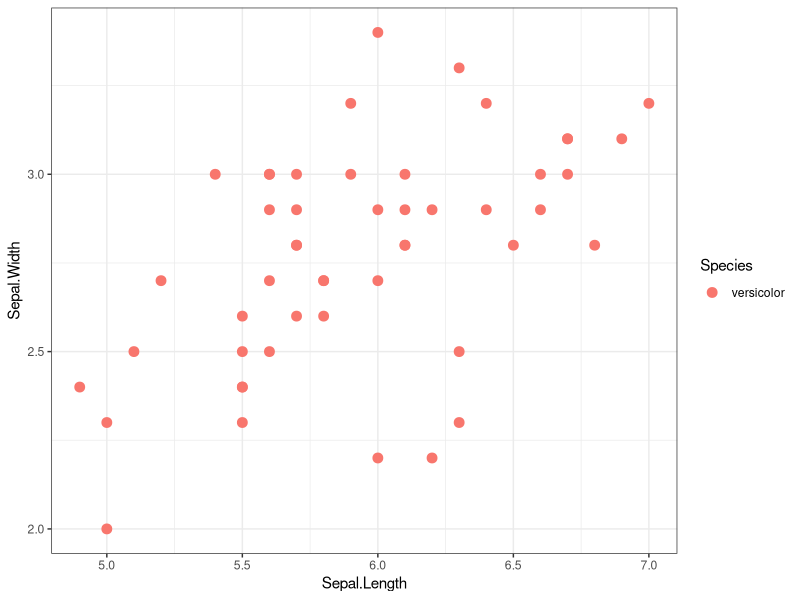
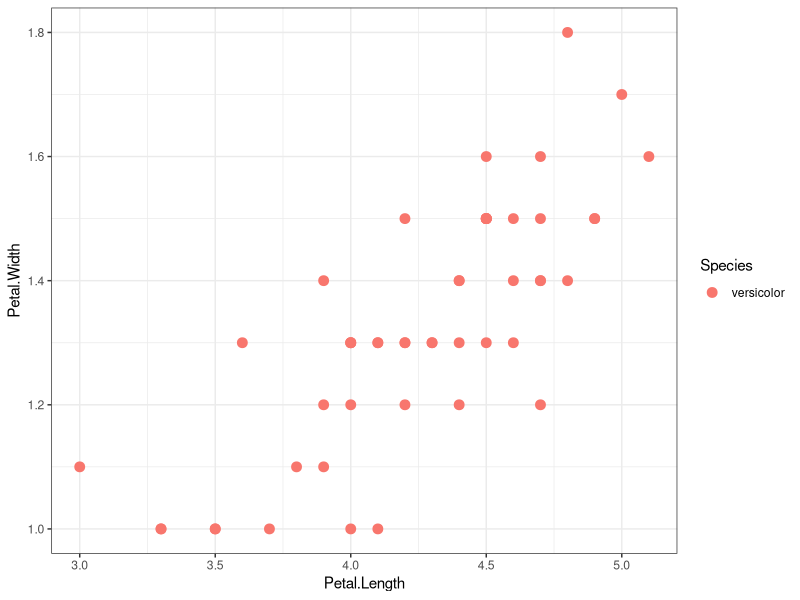

Here is the R script that generated these plots, in order:
library(ggplot2)

# Utilitzarem les dades iris
iris
require(ggplot2)

iris <- iris[which(iris$Species=='versicolor'),]

# Fem un pair plot de les dades iris
ggplot(iris) +
  geom_point(aes(x=Sepal.Length, y=Sepal.Width, color=Species), size = 3) +
  theme_bw()

# Fem un pair plot de les dades iris
ggplot(iris) +
  geom_point(aes(x=Petal.Length, y=Petal.Width, color=Species), size = 3) +
  theme_bw()
